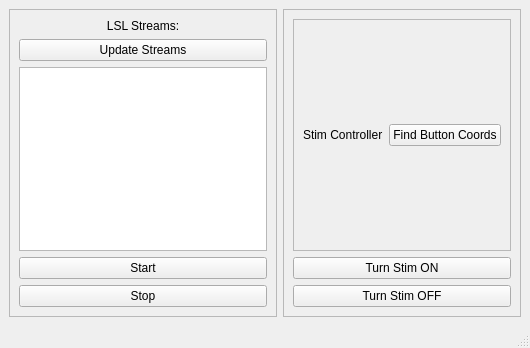
<?xml version="1.0" encoding="UTF-8"?>
<ui version="4.0">
 <class>MainWindow</class>
 <widget class="QMainWindow" name="MainWindow">
  <property name="geometry">
   <rect>
    <x>0</x>
    <y>0</y>
    <width>530</width>
    <height>348</height>
   </rect>
  </property>
  <property name="windowTitle">
   <string>MainWindow</string>
  </property>
  <widget class="QWidget" name="centralwidget">
   <layout class="QHBoxLayout" name="horizontalLayout_2">
    <item>
     <widget class="QFrame" name="frame">
      <property name="frameShape">
       <enum>QFrame::StyledPanel</enum>
      </property>
      <property name="frameShadow">
       <enum>QFrame::Raised</enum>
      </property>
      <layout class="QVBoxLayout" name="verticalLayout">
       <item>
        <widget class="QLabel" name="label">
         <property name="text">
          <string>LSL Streams:</string>
         </property>
         <property name="alignment">
          <set>Qt::AlignCenter</set>
         </property>
        </widget>
       </item>
       <item>
        <widget class="QPushButton" name="UpdateStreamsBtn">
         <property name="text">
          <string>Update Streams</string>
         </property>
        </widget>
       </item>
       <item>
        <widget class="QListWidget" name="StreamList"/>
       </item>
       <item>
        <widget class="QPushButton" name="StartBtn">
         <property name="text">
          <string>Start</string>
         </property>
        </widget>
       </item>
       <item>
        <widget class="QPushButton" name="StopBtn">
         <property name="text">
          <string>Stop</string>
         </property>
        </widget>
       </item>
      </layout>
     </widget>
    </item>
    <item>
     <widget class="QFrame" name="frame_2">
      <property name="frameShape">
       <enum>QFrame::StyledPanel</enum>
      </property>
      <property name="frameShadow">
       <enum>QFrame::Raised</enum>
      </property>
      <layout class="QVBoxLayout" name="verticalLayout_2">
       <item>
        <widget class="QFrame" name="frame_3">
         <property name="frameShape">
          <enum>QFrame::StyledPanel</enum>
         </property>
         <property name="frameShadow">
          <enum>QFrame::Raised</enum>
         </property>
         <layout class="QHBoxLayout" name="horizontalLayout">
          <item>
           <widget class="QLabel" name="label_2">
            <property name="text">
             <string>Stim Controller</string>
            </property>
           </widget>
          </item>
          <item>
           <widget class="QPushButton" name="UpdateCoordsBtn">
            <property name="text">
             <string>Find Button Coords</string>
            </property>
           </widget>
          </item>
         </layout>
        </widget>
       </item>
       <item>
        <widget class="QPushButton" name="TurnStimONBtn">
         <property name="text">
          <string>Turn Stim ON</string>
         </property>
        </widget>
       </item>
       <item>
        <widget class="QPushButton" name="TurnStimOFFBtn">
         <property name="text">
          <string>Turn Stim OFF</string>
         </property>
        </widget>
       </item>
      </layout>
     </widget>
    </item>
   </layout>
  </widget>
  <widget class="QMenuBar" name="menubar">
   <property name="geometry">
    <rect>
     <x>0</x>
     <y>0</y>
     <width>530</width>
     <height>21</height>
    </rect>
   </property>
  </widget>
  <widget class="QStatusBar" name="statusbar"/>
 </widget>
 <resources/>
 <connections/>
</ui>
